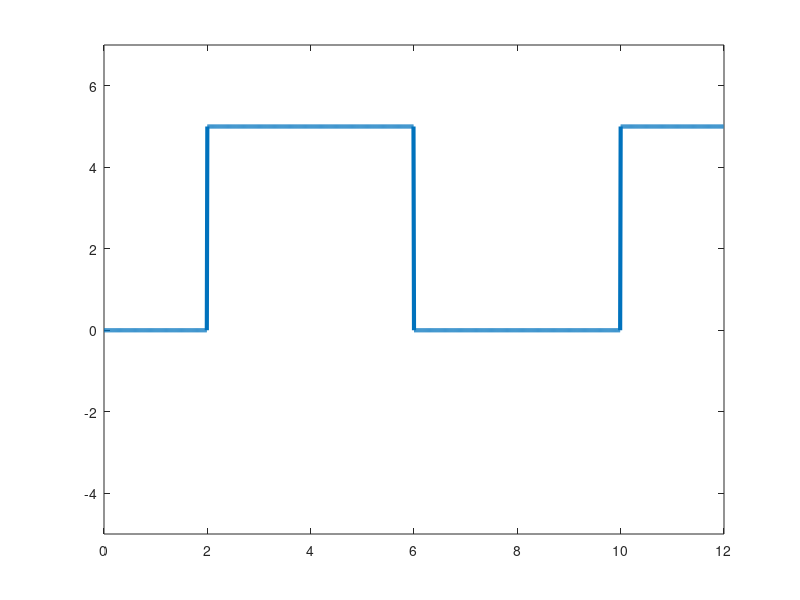

Write the MATLAB code that produced this figure. (Note: this script raises an error after producing the figure.)
clear all;
close all;
clc;


bits = [0, 1, 1, 0, 0, 1];
bit_dur = 2;

T = length(bits) * bit_dur;

fs = 100;
t = 0:1/fs:T-(1/fs);

for i = 1:length(bits)
  if bits(i) == 0
    x((i-1)*fs*bit_dur+1:i*fs*bit_dur) = 0
  else
    x((i-1)*fs*bit_dur+1:i*fs*bit_dur) = 5
  endif
endfor


plot(t, x, 'linewidth', 3)
ylim([-5,7])

% demodulation
out = []
for i = 1:length(x)/(fs*bit_dur)
  if x(1,(i-1)*fs*bit_dur+1:i*fs*bit_dur) == zeros(1, fs*bit_dur)
    out.horzcat([0])
  else
    out.horzcat(1)
  endif
endfor

disp(out)
